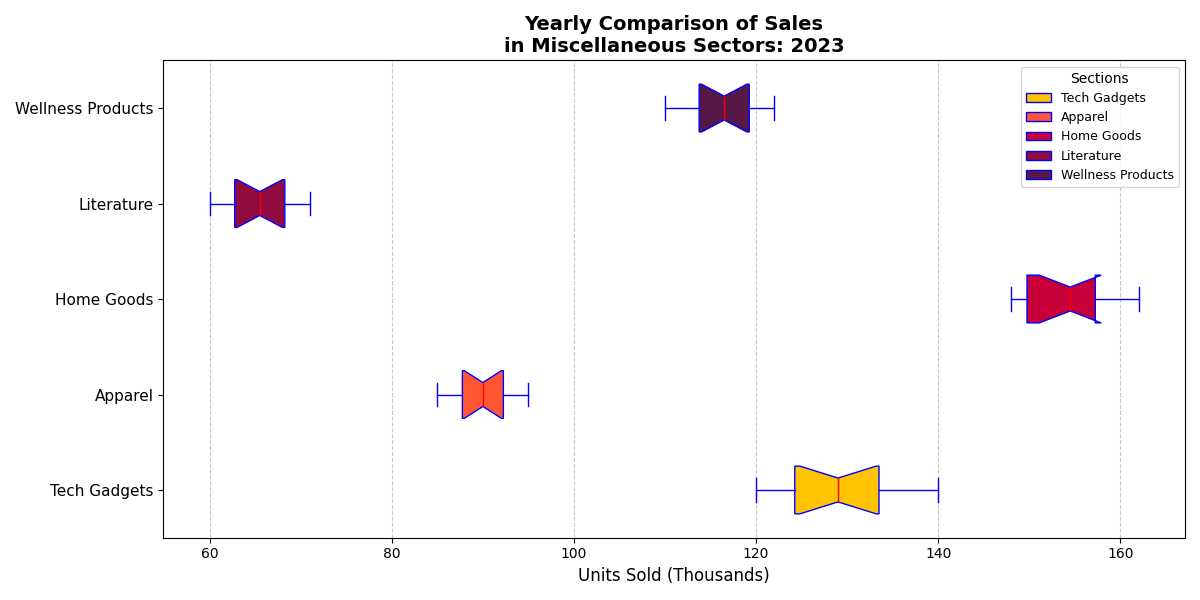

This figure's Python source:
import matplotlib.pyplot as plt

categories = ["Tech Gadgets", "Apparel", "Home Goods", "Literature", "Wellness Products"]

electronics_sales = [127, 120, 138, 122, 133, 135, 128, 132, 125, 130, 121, 140]
fashion_sales = [91, 87, 95, 88, 89, 90, 92, 94, 85, 86, 93, 90]
home_kitchen_sales = [154, 150, 162, 157, 148, 155, 148, 149, 155, 161, 158, 151]
books_sales = [67, 63, 62, 66, 70, 68, 64, 60, 69, 71, 61, 65]
health_beauty_sales = [119, 110, 115, 117, 112, 118, 122, 120, 114, 116, 113, 121]

data = [
    electronics_sales,
    fashion_sales,
    home_kitchen_sales,
    books_sales,
    health_beauty_sales
]

fig, ax = plt.subplots(figsize=(12, 6))

box = ax.boxplot(data, notch=True, patch_artist=True, vert=False,
                 boxprops=dict(facecolor="lightblue", color="blue"),
                 capprops=dict(color="blue"),
                 whiskerprops=dict(color="blue"),
                 flierprops=dict(markerfacecolor='red', marker='o', markersize=8, linestyle='none'),
                 medianprops=dict(color="red"))

# New set of colors
new_colors = ['#FFC300', '#FF5733', '#C70039', '#900C3F', '#581845']
for patch, color in zip(box['boxes'], new_colors):
    patch.set_facecolor(color)

ax.set_title("Yearly Comparison of Sales\nin Miscellaneous Sectors: 2023", fontsize=14, fontweight='bold')
ax.set_xlabel('Units Sold (Thousands)', fontsize=12)
ax.set_yticks(range(1, len(categories) + 1))
ax.set_yticklabels(categories, fontsize=11)

ax.xaxis.grid(True, linestyle='--', which='both', alpha=0.7)

ax.legend([box["boxes"][i] for i in range(len(categories))], categories, loc='upper right', fontsize=9, title="Sections")

plt.tight_layout()
plt.show()
